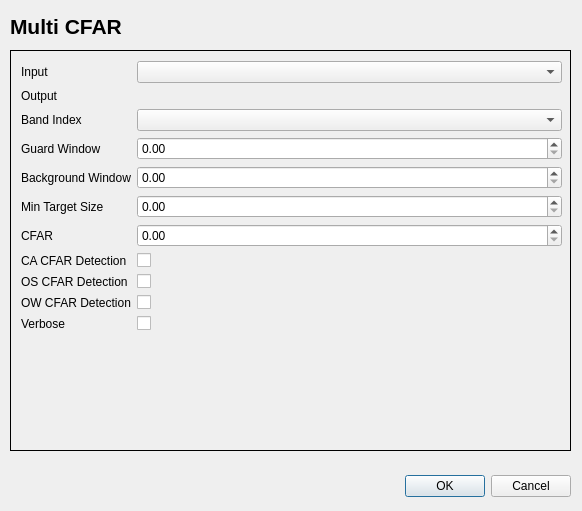
<?xml version="1.0" encoding="UTF-8"?>
<ui version="4.0">
 <class>MultiCFARDialogBase</class>
 <widget class="QDialog" name="MultiCFARDialogBase">
  <property name="geometry">
   <rect>
    <x>0</x>
    <y>0</y>
    <width>582</width>
    <height>511</height>
   </rect>
  </property>
  <property name="windowTitle">
   <string>Multi CFAR</string>
  </property>
  <widget class="QDialogButtonBox" name="button_box">
   <property name="geometry">
    <rect>
     <x>50</x>
     <y>470</y>
     <width>521</width>
     <height>32</height>
    </rect>
   </property>
   <property name="orientation">
    <enum>Qt::Horizontal</enum>
   </property>
   <property name="standardButtons">
    <set>QDialogButtonBox::Cancel|QDialogButtonBox::Ok</set>
   </property>
  </widget>
  <widget class="QStackedWidget" name="stackedWidget">
   <property name="geometry">
    <rect>
     <x>10</x>
     <y>50</y>
     <width>561</width>
     <height>401</height>
    </rect>
   </property>
   <property name="frameShape">
    <enum>QFrame::Box</enum>
   </property>
   <property name="currentIndex">
    <number>0</number>
   </property>
   <widget class="QWidget" name="page">
    <widget class="QWidget" name="formLayoutWidget">
     <property name="geometry">
      <rect>
       <x>10</x>
       <y>10</y>
       <width>541</width>
       <height>381</height>
      </rect>
     </property>
     <layout class="QFormLayout" name="formLayout">
      <item row="0" column="0">
       <widget class="QLabel" name="inputLabel">
        <property name="text">
         <string>Input</string>
        </property>
       </widget>
      </item>
      <item row="0" column="1">
       <widget class="QgsMapLayerComboBox" name="inputQgsMapLayerComboBox">
        <property name="statusTip">
         <string>Select input image from loaded layers.</string>
        </property>
       </widget>
      </item>
      <item row="1" column="0">
       <widget class="QLabel" name="outputLabel">
        <property name="text">
         <string>Output</string>
        </property>
       </widget>
      </item>
      <item row="1" column="1">
       <widget class="QgsFileWidget" name="outputQgsFileWidget">
        <property name="statusTip">
         <string>Output Image. Ensure you have the file extension included in the full path.</string>
        </property>
       </widget>
      </item>
      <item row="2" column="0">
       <widget class="QLabel" name="bandIndexLabel">
        <property name="text">
         <string>Band Index</string>
        </property>
       </widget>
      </item>
      <item row="2" column="1">
       <widget class="QgsRasterBandComboBox" name="bandIndexQgsRasterBandComboBox"/>
      </item>
      <item row="3" column="0">
       <widget class="QLabel" name="guardWindowLabel">
        <property name="text">
         <string>Guard Window</string>
        </property>
       </widget>
      </item>
      <item row="3" column="1">
       <widget class="QDoubleSpinBox" name="guardWindowDoubleSpinBox"/>
      </item>
      <item row="4" column="0">
       <widget class="QLabel" name="backgroundWindowLabel">
        <property name="text">
         <string>Background Window</string>
        </property>
       </widget>
      </item>
      <item row="4" column="1">
       <widget class="QDoubleSpinBox" name="backgroundWindowDoubleSpinBox"/>
      </item>
      <item row="5" column="0">
       <widget class="QLabel" name="minTargetSizeLabel">
        <property name="text">
         <string>Min Target Size</string>
        </property>
       </widget>
      </item>
      <item row="5" column="1">
       <widget class="QDoubleSpinBox" name="minTargetSizeDoubleSpinBox"/>
      </item>
      <item row="6" column="0">
       <widget class="QLabel" name="cfarLabel">
        <property name="text">
         <string>CFAR</string>
        </property>
       </widget>
      </item>
      <item row="6" column="1">
       <widget class="QDoubleSpinBox" name="cfarDoubleSpinBox"/>
      </item>
      <item row="7" column="0">
       <widget class="QLabel" name="caCfarDetectionLabel">
        <property name="text">
         <string>CA CFAR Detection</string>
        </property>
       </widget>
      </item>
      <item row="7" column="1">
       <widget class="QCheckBox" name="caCfarDetectionCheckBox">
        <property name="text">
         <string/>
        </property>
       </widget>
      </item>
      <item row="8" column="0">
       <widget class="QLabel" name="osCfarDetectionLabel">
        <property name="text">
         <string>OS CFAR Detection</string>
        </property>
       </widget>
      </item>
      <item row="8" column="1">
       <widget class="QCheckBox" name="osCfarDetectionCheckBox">
        <property name="text">
         <string/>
        </property>
       </widget>
      </item>
      <item row="9" column="0">
       <widget class="QLabel" name="owCfarDetectionLabel">
        <property name="text">
         <string>OW CFAR Detection</string>
        </property>
       </widget>
      </item>
      <item row="9" column="1">
       <widget class="QCheckBox" name="owCfarDetectionCheckBox">
        <property name="text">
         <string/>
        </property>
       </widget>
      </item>
      <item row="10" column="1">
       <widget class="QCheckBox" name="verboseCheckBox">
        <property name="text">
         <string/>
        </property>
       </widget>
      </item>
      <item row="10" column="0">
       <widget class="QLabel" name="verboseLabel">
        <property name="text">
         <string>Verbose</string>
        </property>
       </widget>
      </item>
     </layout>
    </widget>
   </widget>
   <widget class="QWidget" name="page_2"/>
  </widget>
  <widget class="QLabel" name="title_label">
   <property name="geometry">
    <rect>
     <x>10</x>
     <y>10</y>
     <width>341</width>
     <height>33</height>
    </rect>
   </property>
   <property name="text">
    <string>&lt;!DOCTYPE HTML PUBLIC &quot;-//W3C//DTD HTML 4.0//EN&quot; &quot;http://www.w3.org/TR/REC-html40/strict.dtd&quot;&gt;
&lt;html&gt;&lt;head&gt;&lt;meta name=&quot;qrichtext&quot; content=&quot;1&quot; /&gt;&lt;style type=&quot;text/css&quot;&gt;
p, li { white-space: pre-wrap; }
&lt;/style&gt;&lt;/head&gt;&lt;body style=&quot; font-family:'MS Shell Dlg 2'; font-size:8pt; font-weight:400; font-style:normal;&quot;&gt;
&lt;p style=&quot; margin-top:0px; margin-bottom:0px; margin-left:0px; margin-right:0px; -qt-block-indent:0; text-indent:0px;&quot;&gt;&lt;span style=&quot; font-family:'Sans Serif'; font-size:16pt; font-weight:600;&quot;&gt;Multi CFAR&lt;/span&gt;&lt;/p&gt;&lt;/body&gt;&lt;/html&gt;</string>
   </property>
  </widget>
 </widget>
 <customwidgets>
  <customwidget>
   <class>QgsFileWidget</class>
   <extends>QWidget</extends>
   <header>qgsfilewidget.h</header>
  </customwidget>
  <customwidget>
   <class>QgsMapLayerComboBox</class>
   <extends>QComboBox</extends>
   <header>qgsmaplayercombobox.h</header>
  </customwidget>
  <customwidget>
   <class>QgsRasterBandComboBox</class>
   <extends>QComboBox</extends>
   <header>qgsrasterbandcombobox.h</header>
  </customwidget>
 </customwidgets>
 <resources/>
 <connections>
  <connection>
   <sender>button_box</sender>
   <signal>accepted()</signal>
   <receiver>MultiCFARDialogBase</receiver>
   <slot>accept()</slot>
   <hints>
    <hint type="sourcelabel">
     <x>20</x>
     <y>20</y>
    </hint>
    <hint type="destinationlabel">
     <x>20</x>
     <y>20</y>
    </hint>
   </hints>
  </connection>
  <connection>
   <sender>button_box</sender>
   <signal>rejected()</signal>
   <receiver>MultiCFARDialogBase</receiver>
   <slot>reject()</slot>
   <hints>
    <hint type="sourcelabel">
     <x>20</x>
     <y>20</y>
    </hint>
    <hint type="destinationlabel">
     <x>20</x>
     <y>20</y>
    </hint>
   </hints>
  </connection>
 </connections>
</ui>
